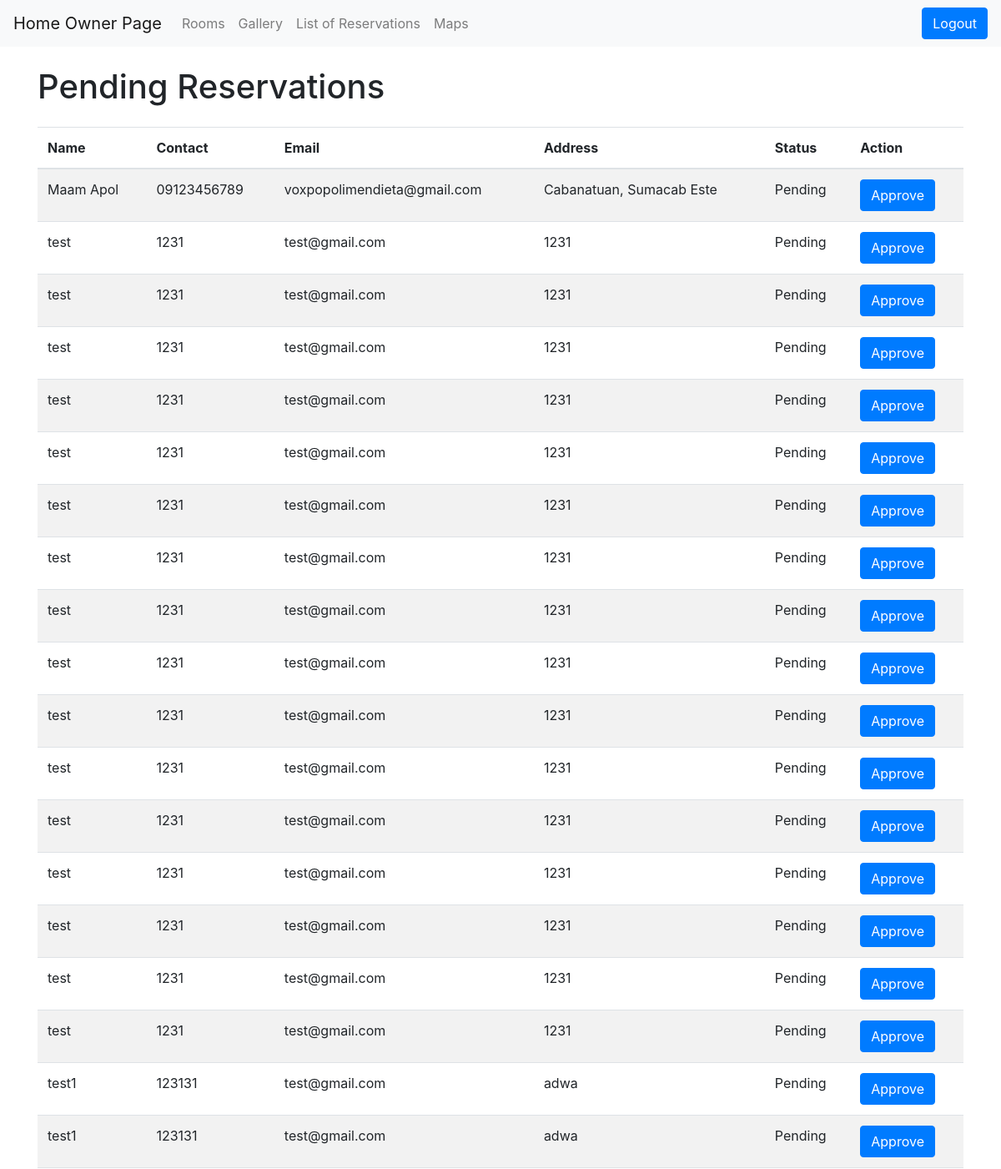
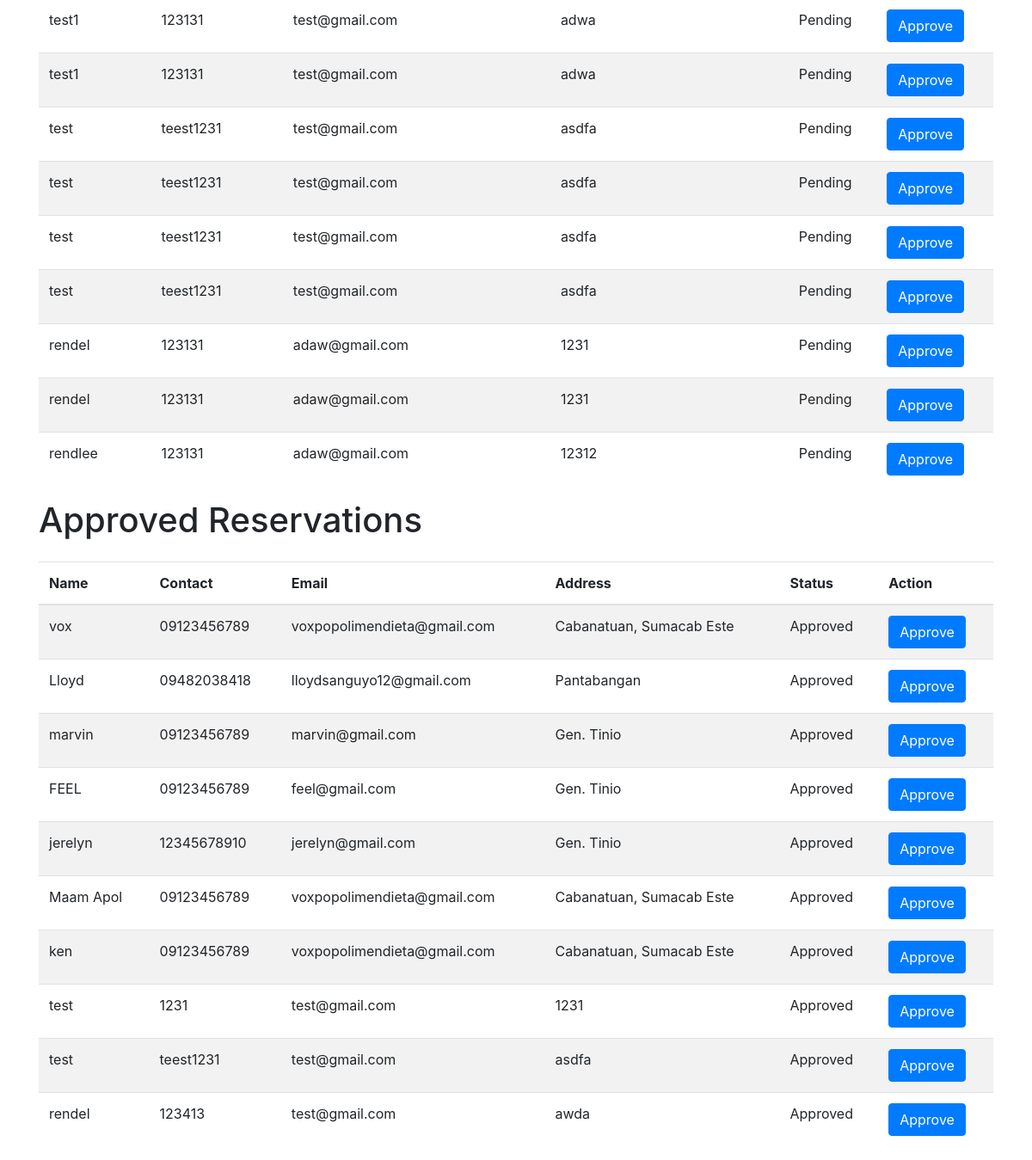
Page /OriginalFile/reservation-list.php on the committed database (2 pictures, top to bottom).
### tables this page shows
CREATE TABLE `reservations` (
  `id` int(11) NOT NULL,
  `room_id` int(11) NOT NULL,
  `name` varchar(255) NOT NULL,
  `contact` varchar(20) NOT NULL,
  `email` varchar(255) NOT NULL,
  `address` varchar(255) NOT NULL,
  `selfie_file` varchar(255) NOT NULL,
  `reservation_date` timestamp NOT NULL DEFAULT current_timestamp(),
  `status` enum('Pending','Approved','Denied') NOT NULL DEFAULT 'Pending',
  `approval_date` timestamp NULL DEFAULT NULL,
  `valid_id_file` varchar(255) NOT NULL
);

### OriginalFile/reservation-list.php (the view, shortened to what this page needs)
<?php
include_once 'connection.php';
echo '<!DOCTYPE html>
<html lang="en">
<head>
    <meta charset="UTF-8">
    <meta name="viewport" content="width=device-width, initial-scale=1.0">
    <title>Reservation List</title>
    <link rel="stylesheet" href="https://maxcdn.bootstrapcdn.com/bootstrap/4.5.2/css/bootstrap.min.css">
</head>
<body>
    <nav class="navbar navbar-expand-lg navbar-light bg-light">
        <a class="navbar-brand" href="home_owner.php">Home Owner Page</a>
        <button class="navbar-toggler" type="button" data-toggle="collapse" data-target="#navbarNav" aria-controls="navbarNav" aria-expanded="false" aria-label="Toggle navigation">
            <span class="navbar-toggler-icon"></span>
        </button>
        <div class="collapse navbar-collapse" id="navbarNav">
            <ul class="navbar-nav">
                <li class="nav-item">
                    <a class="nav-link" href="rooms.php">Rooms</a>
                </li>
                <li class="nav-item">
                    <a class="nav-link" href="gallery.php">Gallery</a>
                </li>
                <li class="nav-item">
                    <a class="nav-link" href="reservation-list.php">List of Reservations</a>
                </li>
                <li class="nav-item">
                    <a class="nav-link" href="maps.php">Maps</a>
                </li>
            </ul>
            <ul class="navbar-nav ml-auto">
                <li class="nav-item">
                    <a href="logout.php" class="btn btn-primary">Logout</a>
                </li>
            </ul>
        </div>
    </nav>
    <div class="container mt-4">';
$sqlPending = "SELECT * FROM reservations WHERE status = 'Pending'";
$resultPending = $con->query($sqlPending);
if ($resultPending->num_rows > 0) {
    echo "<h1 class='mb-4'>Pending Reservations</h1>";
    echo "<table class='table table-striped'>";
    echo "<thead><tr><th>Name</th><th>Contact</th><th>Email</th><th>Address</th><th>Status</th><th>Action</th></tr></thead>";
    echo "<tbody>";
    while ($row = $resultPending->fetch_assoc()) {
        echo "<tr>";
        echo "<td>" . $row['name'] . "</td>";
        echo "<td>" . $row['contact'] . "</td>";
        echo "<td>" . $row['email'] . "</td>";
        echo "<td>" . $row['address'] . "</td>";
        echo "<td>" . $row['status'] . "</td>";
        echo "<td>";
        echo "<form method='POST'>";
        echo "<button type='submit' name='approve' class='btn btn-primary'>Approve</button>";
        echo "</form>";
        echo "</td>";
        echo "</tr>";
    }
    echo "</tbody>";
    echo "</table>";
} else {
    echo "<div>No pending reservations found.</div>";
}
$sqlApproved = "SELECT * FROM reservations WHERE status = 'Approved'";
$resultApproved = $con->query($sqlApproved);
if ($resultApproved->num_rows > 0) {
    echo "<h1 class='mb-4'>Approved Reservations</h1>";
    echo "<table class='table table-striped'>";
    echo "<thead><tr><th>Name</th><th>Contact</th><th>Email</th><th>Address</th><th>Status</th><th>Action</th></tr></thead>";
    echo "<tbody>";
    while ($row = $resultApproved->fetch_assoc()) {
        echo "<tr>";
        echo "<td>" . $row['name'] . "</td>";
        echo "<td>" . $row['contact'] . "</td>";
        echo "<td>" . $row['email'] . "</td>";
        echo "<td>" . $row['address'] . "</td>";
        echo "<td>" . $row['status'] . "</td>";
        echo "<td>";
        echo "<form method='POST'>";
        echo "<button type='submit' name='approve' class='btn btn-primary'>Approve</button>";
        echo "</form>";
        echo "</td>";
        echo "</tr>";
    }
    echo "</tbody>";
    echo "</table>";
} else {
    echo "<div>No approved reservations found.</div>";
}
echo '</div>
</body>
</html>';
?>

### rows in the picture
reservations: name "Maam Apol", contact "09123456789", email "voxpopolimendieta@gmail.com", address "Cabanatuan, Sumacab Este", status "Pending"
reservations: name "test", contact "1231", email "test@gmail.com", address "1231", status "Pending"
reservations: name "test", contact "1231", email "test@gmail.com", address "1231", status "Pending"
reservations: name "test", contact "1231", email "test@gmail.com", address "1231", status "Pending"
reservations: name "test", contact "1231", email "test@gmail.com", address "1231", status "Pending"
reservations: name "test", contact "1231", email "test@gmail.com", address "1231", status "Pending"
reservations: name "test", contact "1231", email "test@gmail.com", address "1231", status "Pending"
reservations: name "test", contact "1231", email "test@gmail.com", address "1231", status "Pending"
reservations: name "test", contact "1231", email "test@gmail.com", address "1231", status "Pending"
reservations: name "test", contact "1231", email "test@gmail.com", address "1231", status "Pending"
reservations: name "test", contact "1231", email "test@gmail.com", address "1231", status "Pending"
reservations: name "test", contact "1231", email "test@gmail.com", address "1231", status "Pending"
reservations: name "test", contact "1231", email "test@gmail.com", address "1231", status "Pending"
reservations: name "test", contact "1231", email "test@gmail.com", address "1231", status "Pending"
reservations: name "test", contact "1231", email "test@gmail.com", address "1231", status "Pending"
reservations: name "test", contact "1231", email "test@gmail.com", address "1231", status "Pending"
reservations: name "test", contact "1231", email "test@gmail.com", address "1231", status "Pending"
reservations: name "test1", contact "123131", email "test@gmail.com", address "adwa", status "Pending"
reservations: name "test1", contact "123131", email "test@gmail.com", address "adwa", status "Pending"
reservations: name "test1", contact "123131", email "test@gmail.com", address "adwa", status "Pending"
reservations: name "test1", contact "123131", email "test@gmail.com", address "adwa", status "Pending"
reservations: name "test", contact "teest1231", email "test@gmail.com", address "asdfa", status "Pending"
reservations: name "test", contact "teest1231", email "test@gmail.com", address "asdfa", status "Pending"
reservations: name "test", contact "teest1231", email "test@gmail.com", address "asdfa", status "Pending"
reservations: name "test", contact "teest1231", email "test@gmail.com", address "asdfa", status "Pending"
reservations: name "rendel", contact "123131", email "adaw@gmail.com", address "1231", status "Pending"
reservations: name "rendel", contact "123131", email "adaw@gmail.com", address "1231", status "Pending"
reservations: name "rendlee", contact "123131", email "adaw@gmail.com", address "12312", status "Pending"
reservations: name "vox", contact "09123456789", email "voxpopolimendieta@gmail.com", address "Cabanatuan, Sumacab Este", status "Approved"
reservations: name "Lloyd", contact "09482038418", email "lloydsanguyo12@gmail.com", address "Pantabangan", status "Approved"
reservations: name "marvin", contact "09123456789", email "marvin@gmail.com", address "Gen. Tinio", status "Approved"
reservations: name "FEEL", contact "09123456789", email "feel@gmail.com", address "Gen. Tinio", status "Approved"
reservations: name "jerelyn", contact "12345678910", email "jerelyn@gmail.com", address "Gen. Tinio", status "Approved"
reservations: name "Maam Apol", contact "09123456789", email "voxpopolimendieta@gmail.com", address "Cabanatuan, Sumacab Este", status "Approved"
reservations: name "ken", contact "09123456789", email "voxpopolimendieta@gmail.com", address "Cabanatuan, Sumacab Este", status "Approved"
reservations: name "test", contact "1231", email "test@gmail.com", address "1231", status "Approved"
reservations: name "test", contact "teest1231", email "test@gmail.com", address "asdfa", status "Approved"
reservations: name "rendel", contact "123413", email "test@gmail.com", address "awda", status "Approved"
